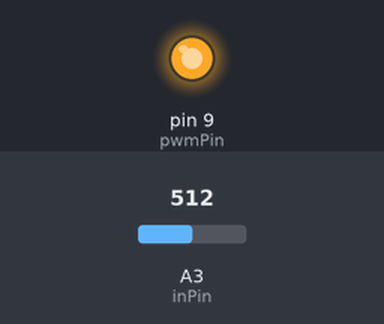
A sketch run on a simulated Arduino Uno, built with avr-gcc and run on an emulated ATmega328P. Shown: output pins drawn as LEDs (lit = HIGH). The inputs (shaded band) are chosen by the test bench; at power-on: A3 (inPin) = 512.

Above: at 0.1 s.
Timing chart, 0 to 1.6 s (numbered marks = the images above):
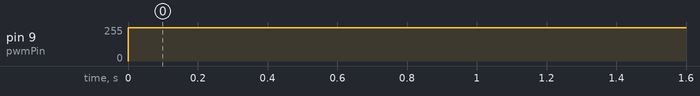

Measured:
- by itself, pin 9 (pwmPin): 0/255 → 249/255 at 0.00 s

The sketch:

simple_pwm.ino
```cpp
int pwmPin = 9; // output pin supporting PWM
int inPin = 3; // voltage connected to analog pin 3, e.g. a potentiometer
int val = 0; // variable to store the read value
float volt = 0; // variable to hold the voltage read
void setup()
{
pinMode(pwmPin, OUTPUT); // sets the pin as output
}
void loop()
{
val = analogRead(inPin); // read the input pin
val = 1000; // read the input pin
volt =(5.0 * val) / 1023;
val = 255 * (volt / 5);
analogWrite(pwmPin, val);
}
```
